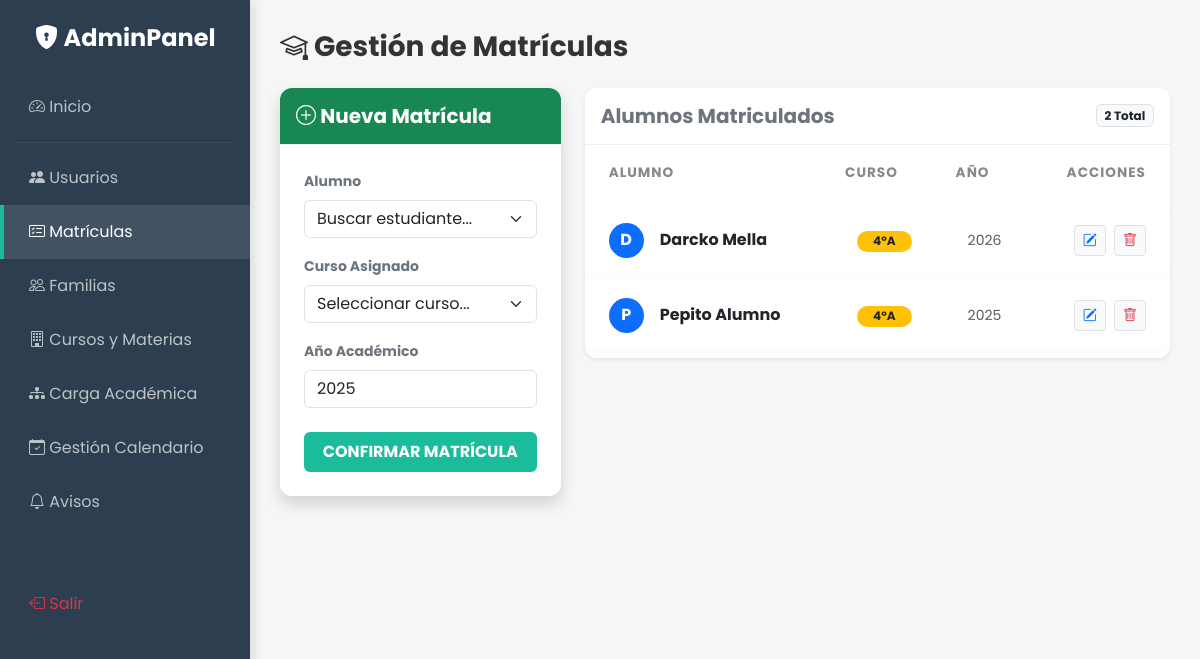
The app's page /admin/matriculas.php (signed in) with its own data.
### tables this page shows
CREATE TABLE `matriculas` (
  `id` int(11) NOT NULL,
  `alumno_id` int(11) NOT NULL,
  `curso_id` int(11) NOT NULL,
  `anio` year(4) DEFAULT 2025
);

CREATE TABLE `usuarios` (
  `id` int(11) NOT NULL,
  `nombre` varchar(100) NOT NULL,
  `email` varchar(100) NOT NULL,
  `password` varchar(255) NOT NULL,
  `rol` enum('director','profesor','alumno','apoderado','administrador') NOT NULL,
  `foto` varchar(255) DEFAULT 'default.jpg',
  `created_at` timestamp NOT NULL DEFAULT current_timestamp()
);

CREATE TABLE `cursos` (
  `id` int(11) NOT NULL,
  `nombre` varchar(50) NOT NULL
);

### admin/matriculas.php (the view, shortened to what this page needs)
<?php
require '../config/db.php';
$datos_editar = null;
$matriculados = $pdo->query("SELECT m.id, u.nombre as alumno, c.nombre as curso, m.anio
                             FROM matriculas m
                             JOIN usuarios u ON m.alumno_id = u.id
                             JOIN cursos c ON m.curso_id = c.id
                             ORDER BY c.nombre, u.nombre")->fetchAll();
?>
<!DOCTYPE html>
<html lang="es">
<head>
    <link href="https://cdn.jsdelivr.net/npm/bootstrap@5.3.0/dist/css/bootstrap.min.css" rel="stylesheet">
    <link rel="stylesheet" href="https://cdn.jsdelivr.net/npm/bootstrap-icons@1.10.5/font/bootstrap-icons.css">
    <link href="../assets/css/style.css" rel="stylesheet">
</head>
<body>
<?php include '../includes/sidebar_admin.php'; ?>
    <div class="main-content">
        <h3 class="fw-bold mb-4"><i class="bi bi-mortarboard"></i> Gestión de Matrículas</h3>
        <div class="row">
            <div class="col-lg-4 mb-4">
                <div class="card shadow border-0 sticky-top" style="top: 20px; z-index: 1;">
                    <div class="card-header <?php echo $datos_editar ? 'bg-warning text-dark' : 'bg-success text-white'; ?> py-3">
                        <h5 class="mb-0 fw-bold">
                            <?php echo $datos_editar ? '<i class="bi bi-pencil-square"></i> Editar Matrícula' : '<i class="bi bi-plus-circle"></i> Nueva Matrícula'; ?>
                        </h5>
                    </div>
                    <div class="card-body p-4">
                        <form method="POST" action="matriculas.php">
                            <div class="mb-3">
                                <label class="form-label fw-bold text-secondary small">Alumno</label>
                                <select name="alumno_id" class="form-select" required>
                                    <option value="">Buscar estudiante...</option>
                                </select>
                            </div>
                            <div class="mb-3">
                                <label class="form-label fw-bold text-secondary small">Curso Asignado</label>
                                <select name="curso_id" class="form-select" required>
                                    <option value="">Seleccionar curso...</option>
                                </select>
                            </div>
                            <div class="mb-4">
                                <label class="form-label fw-bold text-secondary small">Año Académico</label>
                                <input type="number" name="anio" class="form-control"
                                       value="<?php echo $datos_editar ? $datos_editar['anio'] : date('Y'); ?>" required>
                            </div>
                            <div class="d-grid gap-2">
                                <button type="submit" name="guardar_matricula" class="btn <?php echo $datos_editar ? 'btn-warning' : 'btn-success'; ?> fw-bold py-2">
                                    <?php echo $datos_editar ? 'GUARDAR CAMBIOS' : 'CONFIRMAR MATRÍCULA'; ?>
                                </button>
                            </div>
                        </form>
                    </div>
                </div>
            </div>
            <div class="col-lg-8">
                <div class="card shadow-sm border-0">
                    <div class="card-header bg-white py-3 d-flex justify-content-between align-items-center">
                        <h5 class="mb-0 fw-bold text-secondary">Alumnos Matriculados</h5>
                        <span class="badge bg-light text-dark border"><?php echo count($matriculados); ?> Total</span>
                    </div>
                    <div class="card-body p-0">
                        <div class="table-responsive">
                            <table class="table table-modern table-hover mb-0 align-middle">
                                <thead class="bg-light">
                                    <tr>
                                        <th class="ps-4">Alumno</th>
                                        <th>Curso</th>
                                        <th>Año</th>
                                        <th class="text-end pe-4">Acciones</th>
                                    </tr>
                                </thead>
                                <tbody>
                                    <?php foreach($matriculados as $m): ?>
                                        <tr class="<?php echo ($datos_editar && $datos_editar['id'] == $m['id']) ? 'table-active' : ''; ?>">
                                            <td class="ps-4">
                                                <div class="d-flex align-items-center">
                                                    <div class="rounded-circle bg-primary text-white d-flex align-items-center justify-content-center fw-bold me-3" style="width: 35px; height: 35px;">
                                                        <?php echo strtoupper(substr($m['alumno'], 0, 1)); ?>
                                                    </div>
                                                    <span class="fw-bold text-dark"><?php echo $m['alumno']; ?></span>
                                                </div>
                                            </td>
                                            <td>
                                                <span class="badge bg-warning text-dark rounded-pill px-3">
                                                    <?php echo $m['curso']; ?>
                                                </span>
                                            </td>
                                            <td class="text-muted small"><?php echo $m['anio']; ?></td>
                                            <td class="text-end pe-4">
                                                <a href="matriculas.php?editar=<?php echo $m['id']; ?>" class="btn btn-sm btn-light text-primary border me-1" title="Cambiar de curso">
                                                    <i class="bi bi-pencil-square"></i>
                                                </a>
                                                <a href="matriculas.php?borrar=<?php echo $m['id']; ?>"
                                                   class="btn btn-sm btn-light text-danger border"
                                                   onclick="return confirm('¿Estás seguro? Esto eliminará al alumno del curso.')"
                                                   title="Eliminar matrícula">
                                                    <i class="bi bi-trash"></i>
                                                </a>
                                            </td>
                                        </tr>
                                    <?php endforeach; ?>
                                </tbody>
                            </table>
                        </div>
                    </div>
                </div>
            </div>
        </div>
    </div>
</body>
</html>

### assets/css/style.css (style rules this page uses)
:root { --primary-color: #2c3e50; --secondary-color: #34495e; --accent-color: #1abc9c; --bg-light: #f4f7f6; --text-dark: #333; --sidebar-width: 250px; }
body { font-family: 'Poppins', sans-serif; background-color: var(--bg-light); color: var(--text-dark); }
.card { border: none; border-radius: 12px; box-shadow: 0 4px 20px rgba(0,0,0,0.05); transition: transform 0.3s ease, box-shadow 0.3s ease; }
.card-header { background-color: #fff; border-bottom: 1px solid #eee; font-weight: 600; border-radius: 12px 12px 0 0 !important; }
.btn-success { background-color: var(--accent-color); border: none; }
.main-content { margin-left: var(--sidebar-width); padding: 30px; }
.table-modern { border-collapse: separate; border-spacing: 0 10px; }
.table-modern thead th { border: none; text-transform: uppercase; font-size: 0.85rem; letter-spacing: 1px; color: #888; padding-bottom: 15px; }
.table-modern tbody tr { background-color: white; box-shadow: 0 2px 10px rgba(0,0,0,0.02); transition: transform 0.2s; }
.table-modern td { border: none; padding: 15px 20px; vertical-align: middle; }
.table-modern td:first-child { border-top-left-radius: 10px; border-bottom-left-radius: 10px; }
.table-modern td:last-child { border-top-right-radius: 10px; border-bottom-right-radius: 10px; }

### records on screen
matriculas: alumno.nombre "D", alumno.nombre "Darcko Mella", curso.nombre "4°A", anio "2026"
matriculas: alumno.nombre "P", alumno.nombre "Pepito Alumno", curso.nombre "4°A", anio "2025"

### other values on screen
count($matriculados) "2"
